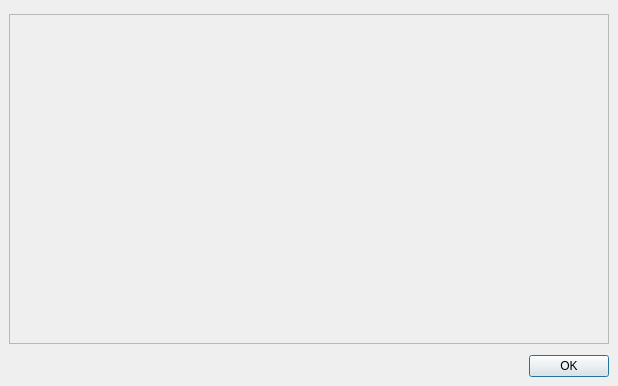
<?xml version="1.0" encoding="UTF-8"?>
<ui version="4.0">
 <class>AccessibleResourceDialog</class>
 <widget class="QDialog" name="AccessibleResourceDialog">
  <property name="geometry">
   <rect>
    <x>0</x>
    <y>0</y>
    <width>618</width>
    <height>407</height>
   </rect>
  </property>
  <property name="sizePolicy">
   <sizepolicy hsizetype="Preferred" vsizetype="Preferred">
    <horstretch>0</horstretch>
    <verstretch>0</verstretch>
   </sizepolicy>
  </property>
  <property name="windowTitle">
   <string>Accessible resource</string>
  </property>
  <layout class="QVBoxLayout" name="verticalLayout">
   <property name="sizeConstraint">
    <enum>QLayout::SetFixedSize</enum>
   </property>
   <property name="leftMargin">
    <number>9</number>
   </property>
   <property name="topMargin">
    <number>9</number>
   </property>
   <property name="rightMargin">
    <number>9</number>
   </property>
   <property name="bottomMargin">
    <number>9</number>
   </property>
   <item>
    <spacer name="verticalSpacer">
     <property name="orientation">
      <enum>Qt::Vertical</enum>
     </property>
     <property name="sizeType">
      <enum>QSizePolicy::Fixed</enum>
     </property>
     <property name="sizeHint" stdset="0">
      <size>
       <width>20</width>
       <height>5</height>
      </size>
     </property>
    </spacer>
   </item>
   <item>
    <widget class="QScrollArea" name="scrollArea">
     <property name="sizePolicy">
      <sizepolicy hsizetype="Fixed" vsizetype="Expanding">
       <horstretch>0</horstretch>
       <verstretch>0</verstretch>
      </sizepolicy>
     </property>
     <property name="minimumSize">
      <size>
       <width>600</width>
       <height>330</height>
      </size>
     </property>
     <property name="horizontalScrollBarPolicy">
      <enum>Qt::ScrollBarAlwaysOff</enum>
     </property>
     <property name="widgetResizable">
      <bool>true</bool>
     </property>
     <widget class="QWidget" name="sawResources">
      <property name="geometry">
       <rect>
        <x>0</x>
        <y>0</y>
        <width>598</width>
        <height>328</height>
       </rect>
      </property>
     </widget>
    </widget>
   </item>
   <item>
    <spacer name="verticalSpacer_2">
     <property name="orientation">
      <enum>Qt::Vertical</enum>
     </property>
     <property name="sizeType">
      <enum>QSizePolicy::Fixed</enum>
     </property>
     <property name="sizeHint" stdset="0">
      <size>
       <width>20</width>
       <height>5</height>
      </size>
     </property>
    </spacer>
   </item>
   <item>
    <widget class="QDialogButtonBox" name="buttonBox">
     <property name="orientation">
      <enum>Qt::Horizontal</enum>
     </property>
     <property name="standardButtons">
      <set>QDialogButtonBox::Ok</set>
     </property>
    </widget>
   </item>
  </layout>
 </widget>
 <resources/>
 <connections>
  <connection>
   <sender>buttonBox</sender>
   <signal>accepted()</signal>
   <receiver>AccessibleResourceDialog</receiver>
   <slot>accept()</slot>
   <hints>
    <hint type="sourcelabel">
     <x>248</x>
     <y>254</y>
    </hint>
    <hint type="destinationlabel">
     <x>157</x>
     <y>274</y>
    </hint>
   </hints>
  </connection>
  <connection>
   <sender>buttonBox</sender>
   <signal>rejected()</signal>
   <receiver>AccessibleResourceDialog</receiver>
   <slot>reject()</slot>
   <hints>
    <hint type="sourcelabel">
     <x>316</x>
     <y>260</y>
    </hint>
    <hint type="destinationlabel">
     <x>286</x>
     <y>274</y>
    </hint>
   </hints>
  </connection>
 </connections>
</ui>
